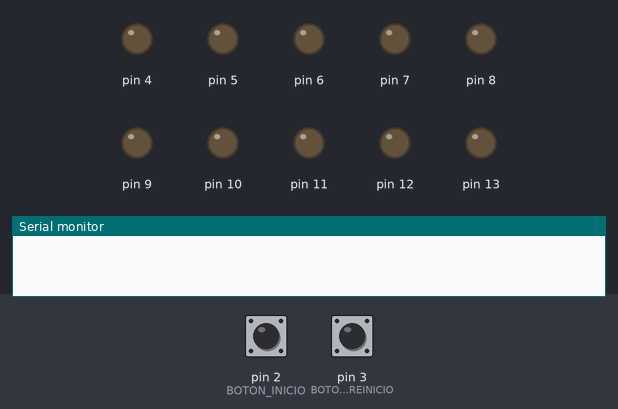
A sketch run on a simulated Arduino Uno, built with avr-gcc and run on an emulated ATmega328P. On the bench: output pins drawn as LEDs (lit = HIGH), the last lines printed to the serial monitor. Dashed ring = blinking. Inputs (shaded band) come from the test bench; at power-on: pin 2 (BOTON_INICIO) LOW, pin 3 (BOTON_REINICIO) LOW.

Above: at 1.2 s.
1.3 s: pin 2 (BOTON_INICIO) pulled HIGH for 0.15 s
At 1.6 s:
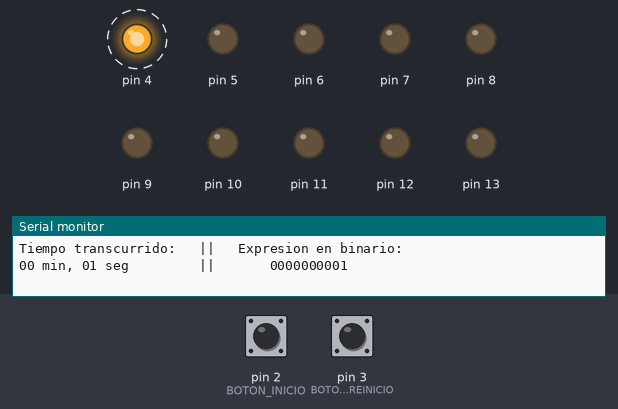
4.4 s: pin 3 (BOTON_REINICIO) pulled HIGH for 0.15 s
At 6.8 s:
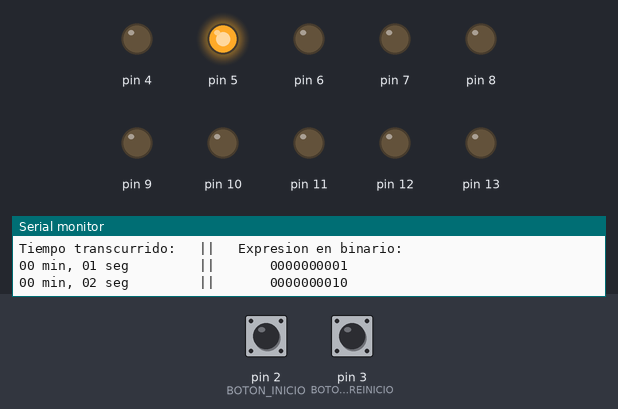
7.5 s: pin 3 (BOTON_REINICIO) pulled HIGH for 1 s
At 11.4 s:
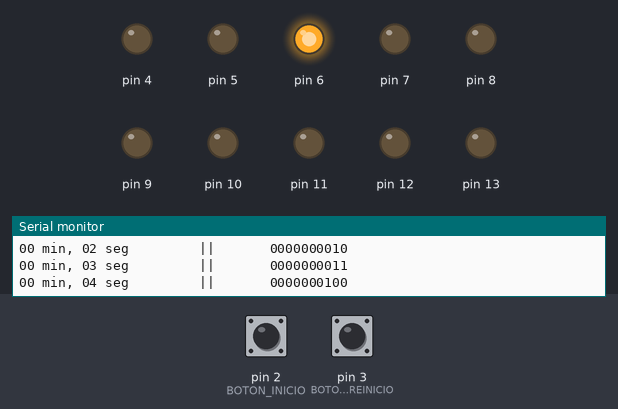
11.5 s: pin 3 (BOTON_REINICIO) pulled HIGH for 3.2 s
At 29.1 s:
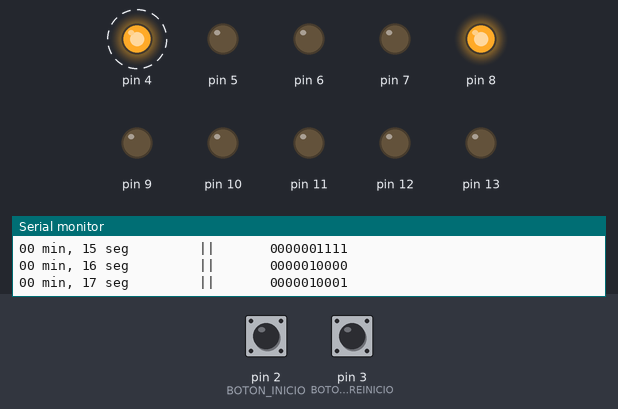
Timing chart, 0 to 30.8 s (numbered marks = the images above; inputs shaded):
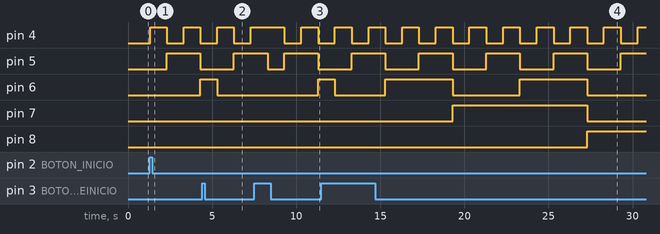

Measured:
- after the input at 1.3 s, pin 4: alternates HIGH for 0.99 s and LOW for 1.0 s, starting at once; pin 5: LOW → HIGH after 1.0 s, → LOW 2.0 s later; pin 6: LOW → HIGH after 3.0 s
- after the input at 4.4 s, pin 6: HIGH → LOW after 0.90 s
- after the input at 7.5 s, pin 6: LOW → HIGH after 3.8 s instead of 0.80 s
- after the input at 11.5 s, pin 8: LOW → HIGH after 15.8 s instead of 11.8 s

The sketch:

TP1.ino
```cpp
/*
 *	Trabajo Práctico 1: Cronómetro Binario
 *
 *	Al iniciar la simulacion, todos los led deben comenzar apagados.
 *	Cada 1 segundo que transcurra, se deben encender los led
 *	de acuerdo al numero que representan.
 *
 *	Ejemplo:
 *
 *	El numero 15 (0000001111) se representaria encendiendo los
 *	leds AMARILLO y NARANJA.
 *	Al pasar al numero 16 (0000010000), se deben apagar todos
 *	los led anteriores y encenderse uno de los leds VERDES.
 *	Notese, en el ejemplo los 0 representan los led apagados
 *	y los 1 los led encendidos).
 *
 *	-------------------------------------------------------
 *
 *	Al presionarse el boton START, debe iniciar el cronometro.
 *	Volver a presionarlo hace que la secuencia se detenga.
 *  (Como si se hubiese presionado pausa).
 *	Al presionarse el boton RESET, el cronometro
 *	debe reiniciarse y arrancar de 0.
 *
 *	Tip: Modularizar la función que controla el encendido de los
 *	LEDS y de ser posible, todo el código para evitar repetir lineas lo mas posible.
 *  Usar millis para controlar el tiempo del contador para que el cambio de los
 *	leds encendidos sea perceptible para el ojo humano y
 *	documentar cada función creada en el código.
 *	Un breve comentario que diga que es lo que hace esa función
 *  y de corresponder, que retorna).
*/

//--- Defines ---//
#define BOTON_INICIO 2
#define BOTON_REINICIO 3
#define PRIMER_LED 4
#define ULTIMO_LED 13
#define BASE_MILISEG 1000
#define SEGUNDOS_MAX 1023
//--- End Defines ---//


void setup()
{
  Serial.begin(9600);
  set_pins();
}

int contador = 1;
int minutos = 0;
int segundos = 0;
int resto;

unsigned long millis_before = 0;
unsigned long millis_now;

short botonInicioAntes = 0;
short botonInicioAhora;
short botonReinicioAntes = 0;
short botonReinicioAhora;

short pausa = 0;
short flagTabla = 1;

//Inicializa los pines de entrada (botones) y salida (leds).
void set_pins()
{
  for(int i=PRIMER_LED;i<=ULTIMO_LED;i++)
  {
    pinMode(i, OUTPUT);
  }
  pinMode(BOTON_REINICIO, INPUT);
  pinMode(BOTON_INICIO, INPUT);
}

//Imprime los segundos transcurridos desde el comienzo del contador, en forma binaria.
void cronometroBinario()
{
  for (int i = 9; i >=0; i--)
  {
  	Serial.print(bitRead(contador, i));
  }
}

//Imprime los segundos y minutos transcurridos desde el comienzo del contador, en forma decimal.
void cronometroDecimal()
{
  Serial.print("\n");
  segundos++;

  if(segundos==60)
  {
     minutos++;
    segundos=0;
  }

  if(minutos<10)
  {
    Serial.print("0");
  }
  Serial.print(minutos);
  Serial.print(" min, ");

  if(segundos<10)
  {
    Serial.print("0");
  }
  Serial.print(segundos);
  Serial.print(" seg         ||       ");

}

//Prende los Leds, de forma que se representa el tiempo de ejecucion actual, en forma binaria.
void mostrarLeds()
{
  resto = contador;
  for(int i=PRIMER_LED;i<=ULTIMO_LED;i++)
  {
    digitalWrite(i,resto%2);
    resto/=2;
  }
}

//Imprime el formato de tabla de valores. Se imprime una unica vez por cada ciclo del contador.
void tabla()
{
  Serial.print("Tiempo transcurrido:   ||   Expresion en binario:");
}

//Ejecuta la secuencia principal del programa. Se llaman a todas las demas funciones, y se incluye un retardo de 1 seg entre cada loop.
void secuencia()
{
  botonInicioAhora=digitalRead(2);
  botonReinicioAhora=digitalRead(3);

  if(contador == SEGUNDOS_MAX || (botonReinicioAhora==1 && botonReinicioAntes==0))
  {
    reiniciar();
  }
  if(botonInicioAhora==1 && botonInicioAntes==0)
  {
  	pausa=!pausa;
  }

  if(pausa)
  {
    if(flagTabla)
    {
      tabla();
      flagTabla=0;
    }

    millis_now = millis();
    if (millis_now - millis_before >= BASE_MILISEG)
    {
      cronometroDecimal();
      cronometroBinario();
      mostrarLeds();

      millis_before = millis_now;
      contador++;
    }
  }

  botonInicioAntes=botonInicioAhora;
  botonReinicioAntes=botonReinicioAhora;
}

//Reinicia todos los valores del contador, y le notifica al usuario por pantalla.
void reiniciar()
{
  Serial.print("\n\nReiniciando...\n\n");

  flagTabla=1;
  contador=1;
  segundos=0;
  minutos=0;
}


void loop()
{
  secuencia();
}
```
